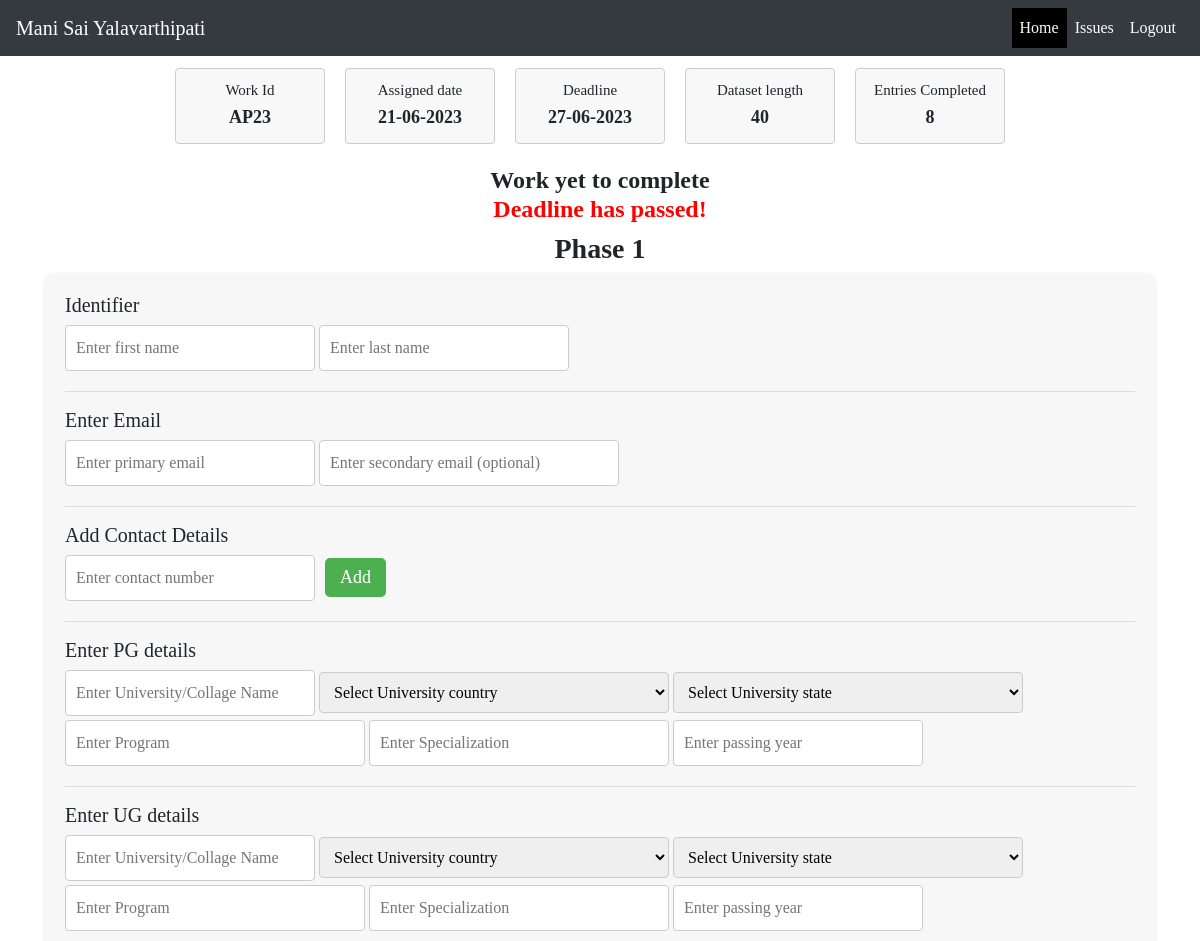
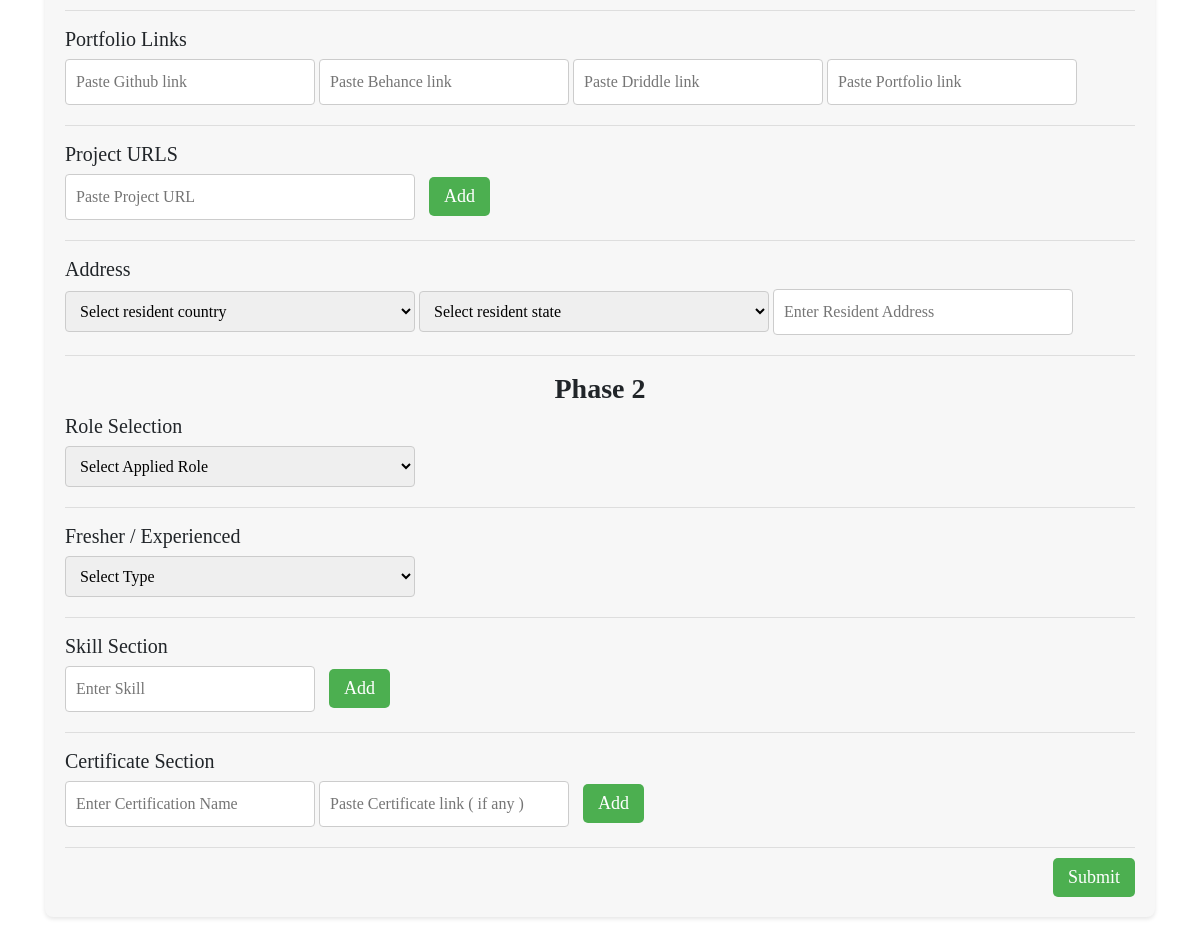
The app's page /teamdashboard.php?user=Mani Sai Yalavarthipati with its own data (2 pictures, top to bottom).
### tables this page shows
CREATE TABLE `teamlogin` (
  `id` int(100) NOT NULL,
  `username` varchar(40) NOT NULL,
  `password` char(255) NOT NULL,
  `email` varchar(100) NOT NULL,
  `contact` char(10) NOT NULL,
  `image` longblob NOT NULL,
  `workid` varchar(30) DEFAULT NULL,
  `assigndate` date DEFAULT NULL,
  `deadline` date DEFAULT NULL,
  `datasetlength` bigint(100) NOT NULL,
  `completed` bigint(100) NOT NULL,
  `pc` double NOT NULL
);

### teamdashboard.php (the view, shortened to what this page needs)
<?php
$name = "";
if (isset($_GET['user'])) {
    $name = $_GET['user'];
}
include("database.php");
$sql = "select * from teamlogin where username = '$name'";
$count =
$r = mysqli_query($conn,$sql);
$row = mysqli_fetch_assoc($r);
$count = $row['completed'];
?>
<!DOCTYPE html>
<html lang="en">
<head>
    <link rel="stylesheet" href="https://stackpath.bootstrapcdn.com/bootstrap/4.5.2/css/bootstrap.min.css">
</head>
<body>
<?php  if ((($count == $row['datasetlength']) || empty($row['workid']))){?>
<nav class="navbar navbar-expand-lg navbar-dark bg-dark w-100">
  <a class="navbar-brand" href="#"><?php echo $name ?></a>
  <button class="navbar-toggler" type="button" data-toggle="collapse" data-target="#navbarNav"
    aria-controls="navbarNav" aria-expanded="false" aria-label="Toggle navigation">
    <span class="navbar-toggler-icon"></span>
  </button>
  <div class="collapse navbar-collapse" id="navbarNav">
    <ul class="navbar-nav ml-auto">
      <li class="nav-item active">
        <a class="nav-link text-white " href="#">Home</a>
      </li>
      <li class="nav-item">
      <a class="nav-link text-white" href="issues.php?user=<?php echo urlencode($name); ?>">Issues</a>
      </li>
      <li>
        <a class="nav-link text-white" href="teamlogin.php">Logout</a>
      </li>
    </ul>
  </div>
</nav>
<div class="center-container">
  <p>Work not assigned</p>
</div>
<?php }else{?>
<nav class="navbar navbar-expand-lg navbar-dark bg-dark w-100">
  <a class="navbar-brand" href="#"><?php echo $name ?></a>
  <div class="collapse navbar-collapse" id="navbarNav">
    <ul class="navbar-nav ml-auto">
      <li class="nav-item active">
        <a class="nav-link text-white " href="#">Home</a>
      </li>
      <li class="nav-item">
      <a class="nav-link text-white" href="issues.php?user=<?php echo urlencode($name); ?>">Issues</a>
      </li>
      <li>
        <a class="nav-link text-white" href="teamlogin.php">Logout</a>
      </li>
    </ul>
  </div>
</nav>
<div class="out_box">
    <div class="info-box-inner">
        <div class="info-box-item">
            <div class="info-box">
                <h4 >Work Id</h4>
                <p><?php echo $row['workid']?></p>
            </div>
        </div>
        <div class="info-box-item">
            <div class="info-box">
                <h4>Assigned date</h4>
                <p><?php echo date("d-m-Y", strtotime($row['assigndate']))?></p>
            </div>
        </div>
        <div class="info-box-item">
            <div class="info-box">
                <h4>Deadline</h4>
                <p><?php echo date("d-m-Y", strtotime($row['deadline']))?></p>
            </div>
        </div>
        <div class="info-box-item">
            <div class="info-box">
                <h4>Dataset length</h4>
                <p><?php echo $row['datasetlength']?></p>
            </div>
        </div>
        <div class="info-box-item">
            <div class="info-box">
                <h4>Entries Completed</h4>
                <p><?php echo $count ?></p>
            </div>
        </div>
    </div>
</div>
<h4 style="text-align: center; font-weight: bold;">
  <?php
        if ($row['datasetlength'] > $row['completed']){
            echo "Work yet to complete";
        }else{
            echo "Work Done";
        }
        if($row['deadline'] < date("Y-m-d")){
          echo "<br><span style='color:#FF0000;padding:100px;'>Deadline has passed!</span>";
        }elseif($row['deadline'] == date("Y-m-d")){
          echo "<br><span style='color:#FFA500;'>Today is last date for submittion!</span>";
        }
  ?>
</h4>
<h3  style="text-align: center; font-weight: bold;">Phase 1</h3>
<div class="container">
  <div class="form-container">
    <form action="tdata.php?user=<?php echo urlencode($name); ?>" method="post">
    <h5>Identifier</h5>
      <input type="text" name="fname" placeholder="Enter first name" required >
      <input type="text" name="lname" placeholder="Enter last name" required >
      <hr>
      <h5>Enter Email</h5>
      <input type="email" name="email1" placeholder="Enter primary email" required >
      <input type="email" name="email2" placeholder="Enter secondary email (optional)" style="width: 300px;"  >
      <hr>
      <h5>Add Contact Details</h5>
      <div id="inputContainer">
        <div class="inputFieldWrapper">
          <input type="number" min="999999999" max="9999999999" name="num1" placeholder="Enter contact number" class="inputField" required >
          <button id="addButton1">Add</button>
        </div>
      </div>
      <hr>
      <h5>Enter PG details</h5>
      <input type="text" name="puniversity" placeholder="Enter University/Collage Name">
      <select id="countryDropdown2" onchange="updateState2()" placeholder="Select country" name="pcountry">
      <option value="">Select University country</option></select>
      <select id="stateDropdown2" placeholder="Select state" name="pstate">
      <option value="">Select University state</option>
      </select>
      <input type="text" name="pprog" placeholder="Enter Program" style="width: 300px;" >
      <input type="text" name="pspec" placeholder="Enter Specialization" style="width: 300px;" >
      <input type="number" id="pyear" name="pyear" placeholder="Enter passing year" >
      <hr>
      <h5>Enter UG details</h5>
      <input type="text" name="university" placeholder="Enter University/Collage Name" required >
      <select id="countryDropdown" onchange="updateStates()" placeholder="Select country" name="ucountry" required >
      <option value="">Select University country</option></select>
      <select id="stateDropdown" placeholder="Select state" name="ustate" required  >
      <option value="">Select University state</option>
      </select>
      <input type="text" name="uprog" placeholder="Enter Program" style="width: 300px;" required >
      <input type="text" name="uspec" placeholder="Enter Specialization" style="width: 300px;" required>
      <input type="number" id="year" name="uyear" placeholder="Enter passing year" required >
      <hr>
      <h5>Portfolio Links</h5>
      <input type="url" id="linkInput" name="glink" placeholder="Paste Github link">
      <input type="url" id="linkInput1" name="blink" placeholder="Paste Behance link">
      <input type="url" id="linkInput2" name="dlink" placeholder="Paste Driddle link">
      <input type="url" id="linkInput3" name="plink" placeholder="Paste Portfolio link">
      <hr>
      <h5>Project URLS</h5>
      <div id="pr">
        <div class="prw">
          <input type="url" name="url1" placeholder="Paste Project URL"  style="width: 350px;">
          <button id="addButton2">Add</button>
        </div>
      </div>
      <hr>
      <h5>Address</h5>
      <select id="countryDropdown1" onchange="updateState()" placeholder="Select country" name="rcountry" required  >
      <option value="">Select resident country</option>
      </select>
      <select id="stateDropdown1" placeholder="Select state" name="rstate" required >
      <option value="">Select resident state</option>
      </select>
      <input type="text" name="radd" placeholder="Enter Resident Address" style="width: 300px;" required  >
      <hr>
      <h3  style="text-align: center; font-weight: bold;">Phase 2</h3>
      <h5>Role Selection</h5>
    <select  placeholder="Select Role" name="applied" required >
      <option value="--">Select Applied Role</option>
      </select>
      <hr>
      <h5>Fresher / Experienced</h5>
      <select id="experience" placeholder="Select Role" onchange="toggle()" name="ptype" required  >
      <option>Select Type</option>
      </select>
      <hr>
      <h5>Skill Section</h5>
      <div id="skillcontainer">
        <div class="skillwrapper">
          <input type="text"  name="skill1" placeholder="Enter Skill" >
          <button id="addButton3">Add</button>
        </div>
      </div>
      <hr>
      <h5>Certificate Section</h5>
      <div id="ccontainer">
        <div class="cwrapper">
          <input type="text"  name="c1" placeholder="Enter Certification Name" >
          <input type="url"  name="clink1" placeholder="Paste Certificate link ( if any )">
          <button id="addButton4">Add</button>
        </div>
      </div>
      <hr>
      <div class="button-container">
      <button type="submit" value="Submit" onclick="validateDateRange()" name="submit" class="subb">Submit</button>
      </div>
    </form>
  </div>
</div>
<?php
}?>
</body>
</html>

### teamdashboard.php (style rules this page uses)
body { font-family: Georgia, serif; margin: 0; padding: 0; }
.navbar-nav { margin-right: 30px; }
.navbar { width: 100%; }
.navbar-nav { margin-right: 0; }
.info-box { border: 1px solid #ccc; padding: 12px; margin-bottom: 10px; background-color: #f8f8f8; border-radius: 4px; box-shadow: beige; }
.out_box { padding: 12px; }
.info-box-inner { display: flex; justify-content: center; flex-wrap: wrap; }
.info-box-item { flex: 0 0 auto; width: 150px; margin-right: 20px; text-align: center; word-wrap: break-word; }
.info-box h4 { font-size: 15px; margin-bottom: 5px; }
.info-box p { margin: 0; font-size: 18px; font-weight: bold; }
.container { display: flex; justify-content: center; align-items: center; height: fit-content; margin-bottom: 4px; padding-bottom: 20px; }
.form-container { width: 100%; background-color: #f7f7f7; padding: 20px; border-radius: 8px; box-shadow: 0 2px 4px rgba(0, 0, 0, 0.1); }
input[type="text"], input[type="email"], input[type="number"], input[type="date"], input[type="url"] { width: 250px; padding: 10px; margin-bottom: 4px; border: 1px solid #ccc; border-radius: 4px; box-shadow: none; }
select { width: 350px; padding: 10px; margin-bottom: 4px; border: 1px solid #ccc; border-radius: 4px; box-shadow: none; }
button { padding:6px 15px; background-color: #4caf50; color: white; border: none; border-radius: 5px; cursor: pointer; font-size: 18px; margin-left: 10px; margin-top: -6px; transition: background-color 0.3s; }
.subb { padding:6px 15px; background-color: #4caf50; color: white; border: none; border-radius: 5px; cursor: pointer; font-size: 18px; margin-left: 10px; margin-left: auto; transition: background-color 0.3s; }
.navbar-nav .active { background-color: black; color: black; }
.inputFieldWrapper { display: flex; align-items:center; }
.button-container { display: flex; justify-content: space-between; }

### records on screen
teamlogin: workid "AP23", assigndate "21-06-2023", deadline "27-06-2023", datasetlength "40", completed "8"

### other values on screen
$name "Mani Sai Yalavarthipati"
